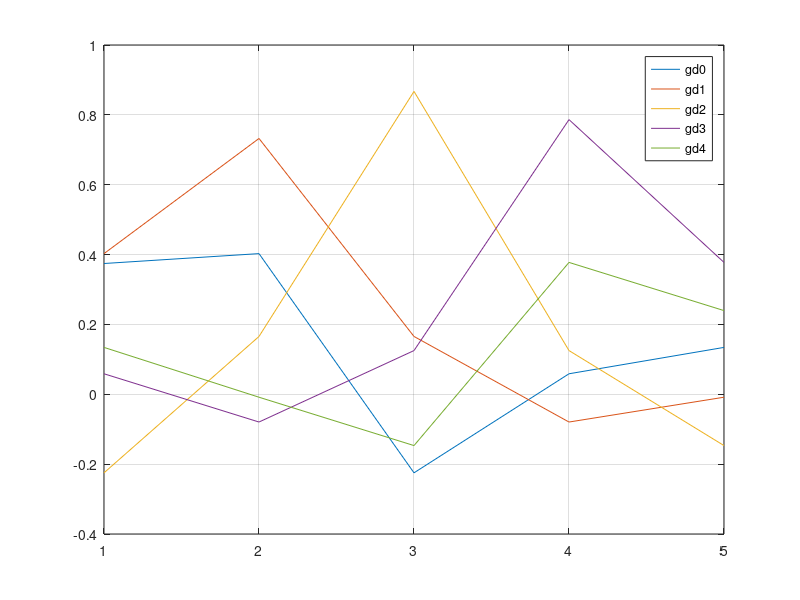

Source code (MATLAB):
f = [0.5 0.1 0.4];
F = [0.5,1,0.4,0,0;0,0.5,1,0.4,0;0,0,0.5,1,0.4];
d0vector = transpose([1 0 0 0 0]);
cd0 = ((F*ctranspose(F))^-1)*F*d0vector
gd0 = ctranspose(F)*cd0
d1vector = transpose([0 1 0 0 0]);
cd1 = ((F*ctranspose(F))^-1)*F*d1vector
gd1 = ctranspose(F)*cd1
d2vector = transpose([0 0 1 0 0]);
cd2 = ((F*ctranspose(F))^-1)*F*d2vector
gd2 = ctranspose(F)*cd2
d3vector = transpose([0 0 0 1 0]);
cd3 = ((F*ctranspose(F))^-1)*F*d3vector
gd3 = ctranspose(F)*cd3
d4vector = transpose([0 0 0 0 1]);
cd4 = ((F*ctranspose(F))^-1)*F*d4vector
gd4 = ctranspose(F)*cd4

x = [1:1:5];

plot(x,gd0,x,gd1,x,gd2,x,gd3,x,gd4)
grid on;
legend('gd0','gd1','gd2','gd3','gd4');

